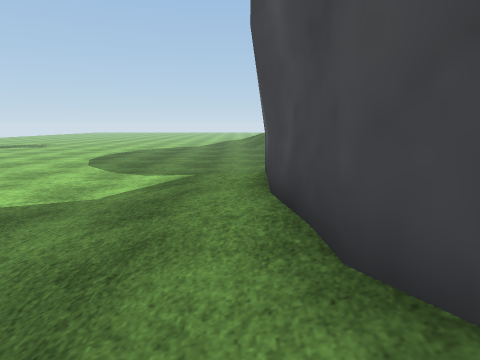
View 1 (above)

24 first-person views from a walk through a Unity game level. The camera is 1.3 m above the floor, tilts 10° down and sees 75° across. The floor is counted in squares, 1 m on a side. Each view is taken from the middle of a square. On the plan, view 1 faces up. The plan holds only what a view shows up to about 14 squares ahead; the rest is blank. The place goes on beyond the plan. The player character is not drawn. Some surface patterns are stand-ins.

View 2
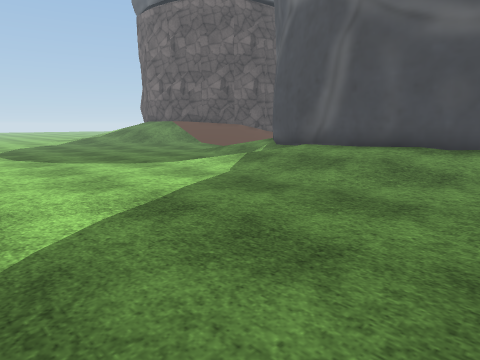

View 3
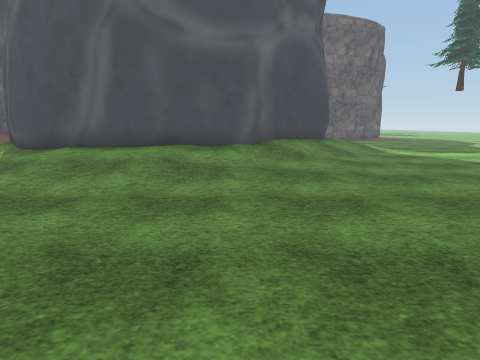

View 4
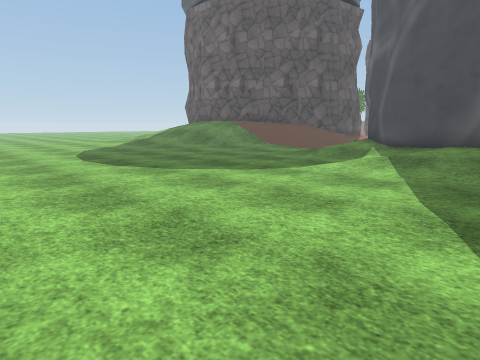

View 5
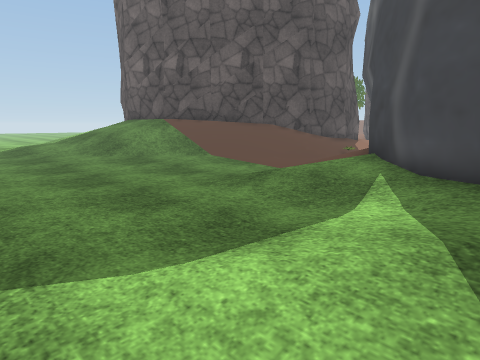

View 6
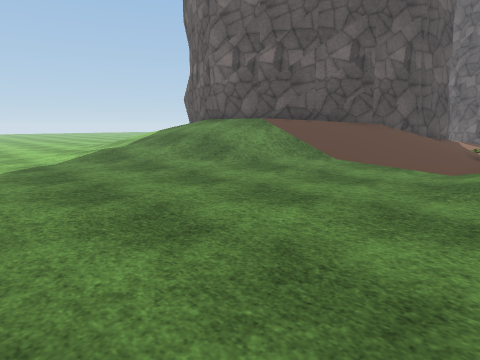

View 7
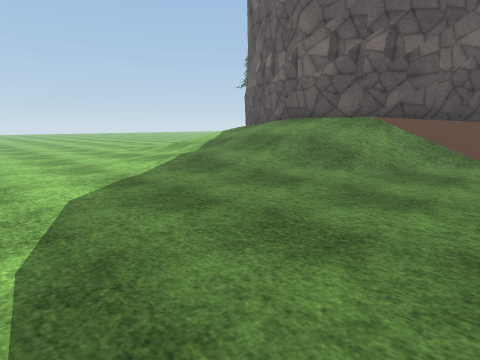

View 8
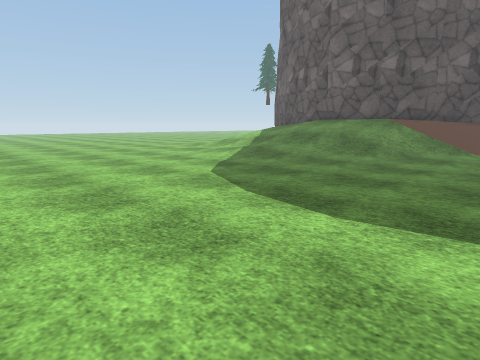

View 9
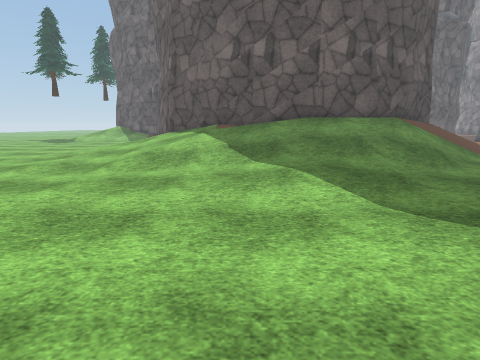

View 10
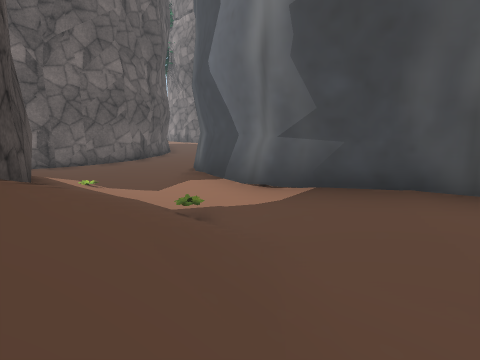

View 11
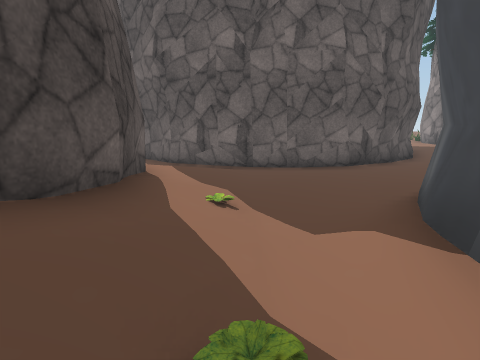

View 12
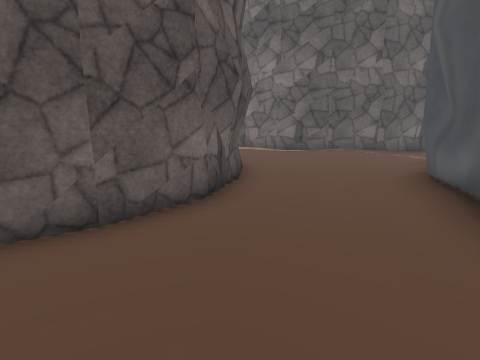

View 13
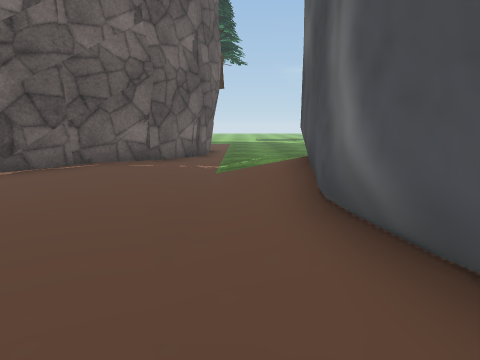

View 14
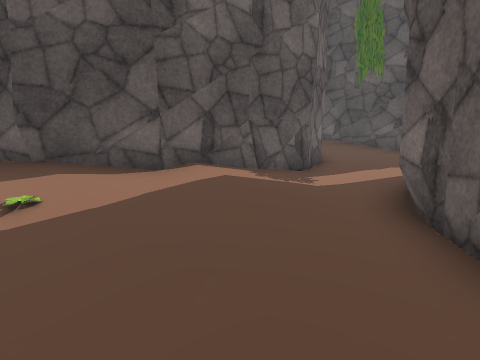

View 15
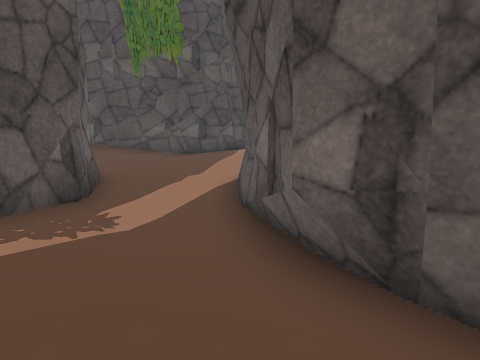

View 16
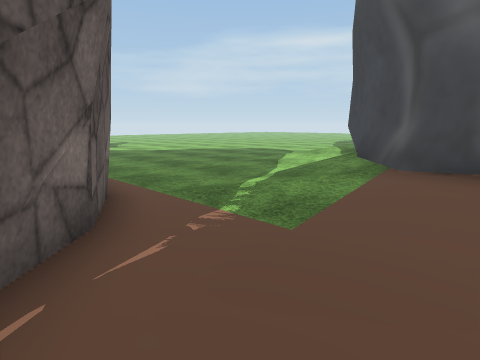

View 17
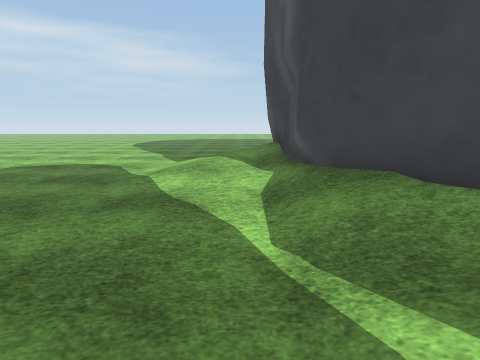

View 18
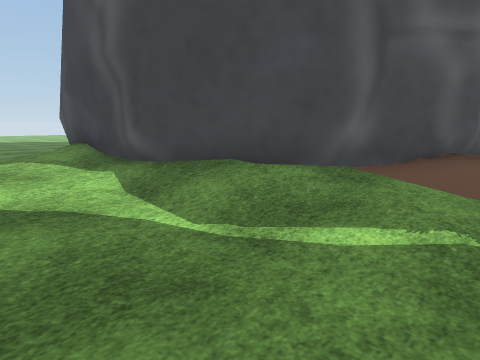

View 19
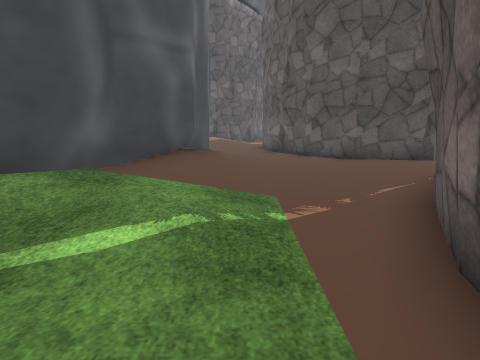

View 20
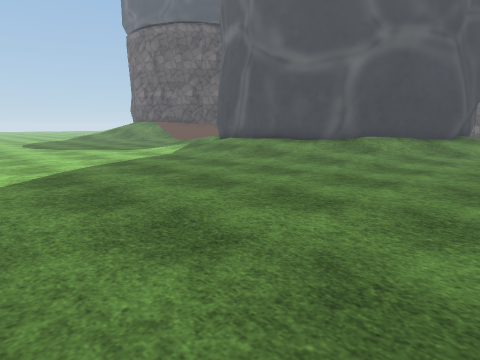

View 21
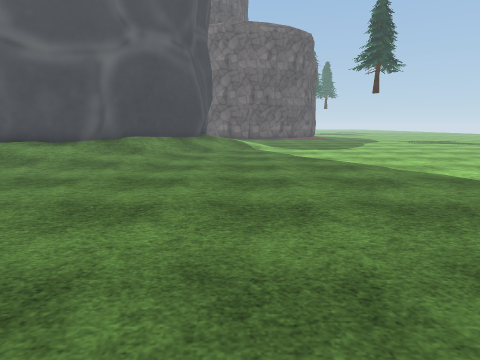

View 22
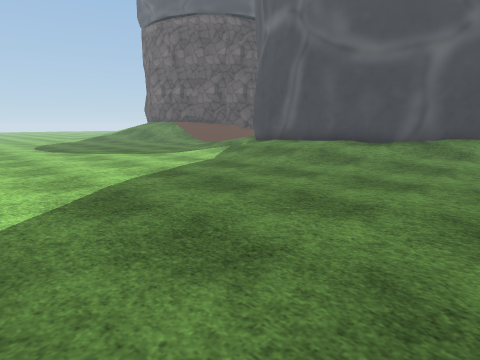

View 23
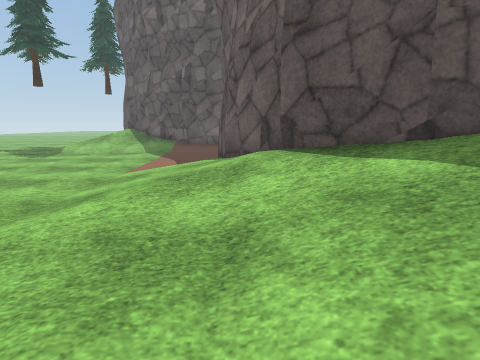

View 24
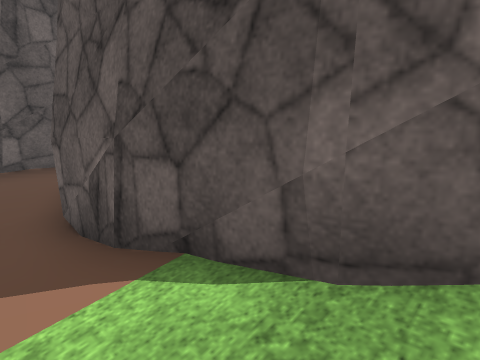

### Floor plan
Key: @ floor where view 1 was taken; # wall or solid block; . main floor; : floor 0.25 m higher than the main floor; + floor 0.5 m higher than the main floor; / step, stairs or slope; O other object.
Columns run from 11 left of view 1 to 21 right of it. Each row starts with its distance up from view 1.
 31       ..  ...::::://::/....
 30   ..  .......::://///+###.::#
 29   ... ......///////#### ## :#
 28   ........../////###
 27   ........::////##
 26   ........::////#
 25  ........:::///##
 24  ......../:+///#               ##
 23  ........//////#               /#
 22  ........//////#              ...
 21  ........./////#              ...
 20  ..........////#            ##...
 19  ...........///##           #....
 18 ............:///##         ##...
 17 .............:///##       ##...#
 16 ..............:///###    ##:..##
 15  ..............:////######:/.##
 14 .................////////:::.#
 13  ................./O///O/....#
 12  ...........://///////......##
 11  .........../++/######/.....##
 10  .........../+###    ###....##
  9  .........../##          ....#
  8 .........::/##           #...##
  7 ........./:+#            #/...##
  6 .........//+#            ##:...##
  5  ......../+##             #:....#
  4 ........./+##             #:.....
  3  ........//+#             #/.....
  2  .........//#            ##/.....
  1 ..........:/##          ##//.:::#
  0 ..........:@/##         #///.::##
 -1 ...........://##       ##//..:##
 -2 ............://##    ###//:..:#
 -3 ..............//######///....##
 -4 ................//++/::......#
 -5 ................. /+::......##
 -6 . ............... :::.......#

Where each view was taken, in squares from view 1:
view 1: 0 up, 0 right, facing up
view 2: 0 up, 9 left, facing up-right
view 3: 1 up, 9 left, facing right
view 4: 4 up, 11 left, facing up-right
view 5: 7 up, 4 left, facing up-right
view 6: 11 up, 6 left, facing up-right
view 7: 15 up, 7 left, facing up-right
view 8: 14 up, 11 left, facing up-right
view 9: 25 up, 8 left, facing right
view 10: 16 up, 4 right, facing down-right
view 11: 13 up, 7 right, facing right
view 12: 13 up, 13 right, facing down-right
view 13: 8 up, 16 right, facing down
view 14: 9 up, 15 right, facing up
view 15: 12 up, 15 right, facing up-right
view 16: 2 up, 20 right, facing down-left
view 17: 4 down, 16 right, facing left
view 18: 6 down, 16 right, facing up-left
view 19: 6 down, 16 right, facing up
view 20: 6 down, 11 left, facing up-right
view 21: 5 down, 11 left, facing right
view 22: 3 down, 11 left, facing up-right
view 23: 29 up, 1 right, facing right
view 24: 31 up, 8 right, facing down-right
